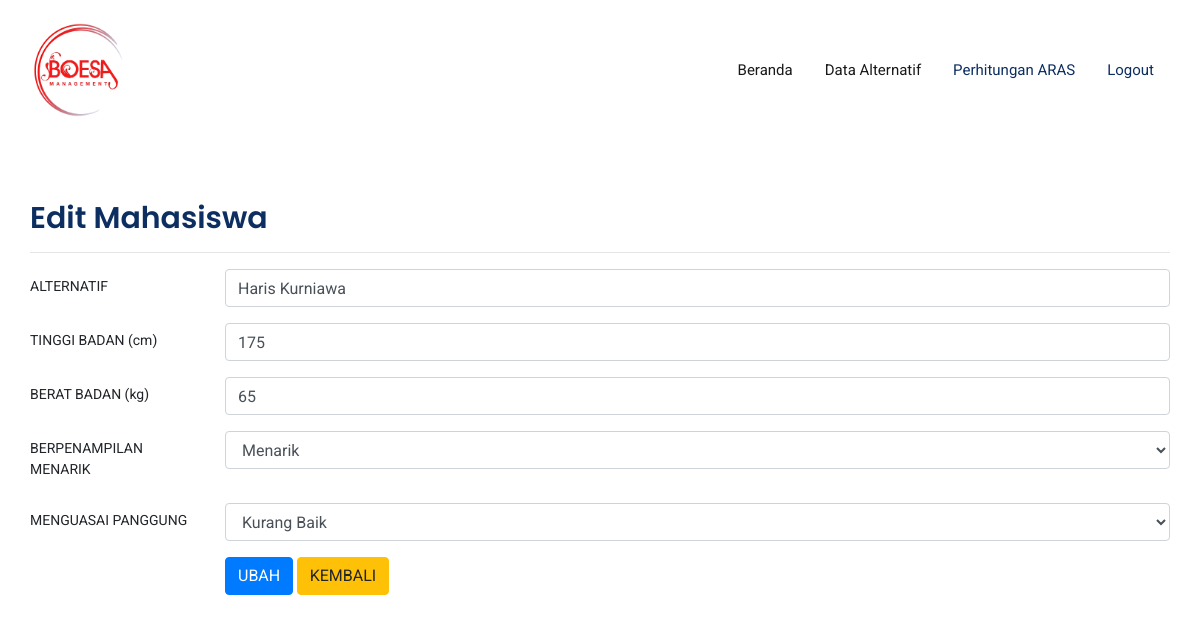
Page /crud/ubah/edit.php?id=1 (signed in) on the committed database.
### tables this page shows
CREATE TABLE `data_primer` (
  `id` int(11) NOT NULL,
  `alternatif` varchar(50) NOT NULL,
  `tinggi_badan` int(10) NOT NULL,
  `berat_badan` int(5) NOT NULL,
  `berpenampilan_menarik` varchar(15) NOT NULL,
  `menguasai_panggung` varchar(15) NOT NULL
);

### crud/ubah/edit.php (the view, shortened to what this page needs)
<?php
if(isset($_SESSION['username'])){
?>
<?php include('../../koneksi/koneksi.php'); ?>
<!DOCTYPE html>
<html>
<head>
	<link rel="stylesheet" href="../../bootstrap/css/bootstrap.min.css">
    <link rel="stylesheet" href="../../css/bootstrap.min.css">
    <link rel="stylesheet" href="../../css/animate.css">
    <link rel="stylesheet" href="../../css/owl.carousel.min.css">
    <link rel="stylesheet" href="../../css/themify-icons.css">
    <link rel="stylesheet" href="../../css/flaticon.css">
    <link rel="stylesheet" href="../../css/magnific-popup.css">
    <link rel="stylesheet" href="../../css/slick.css">
    <link rel="stylesheet" href="../../css/style.css">
</head>
<body>
    <header class="main_menu home_menu">
        <div class="container">
            <div class="row align-items-center">
                <div class="col-lg-12">
                    <nav class="navbar navbar-expand-lg navbar-light">
                        <a class="navbar-brand" href="../../index.php"> <img src="../../img/logo.png" alt="logo" width="100" height="100"> </a>
                        <div class="collapse navbar-collapse main-menu-item justify-content-end"
                            id="navbarSupportedContent">
                            <ul class="navbar-nav align-items-center">
                                <li class="nav-item active">
                                    <a class="nav-link" href="../../index.php">Beranda</a>
                                </li>
                                <li class="nav-item active">
                                    <a class="nav-link" href="../tampil/tampil.php">Data Alternatif</a>
                                </li>
                                <li class="nav-item">
                                    <a class="nav-link" href="../..//hitung/hitung.php">Perhitungan ARAS</a>
                                </li>
								<li class="nav-item">
									<a class="nav-link" href="../../logout/logout.php">Logout</a>
								</li>
                            </ul>
                        </div>
                    </nav>
                </div>
            </div>
        </div>
    </header>
	<div class="container" style="margin-top:200px">
		<h2>Edit Mahasiswa</h2>
		<hr>
		<?php
		if(isset($_GET['id'])){
			$id = $_GET['id'];
			$select = mysqli_query($koneksi, "SELECT * FROM data_primer WHERE id='$id'") or die(mysqli_error($koneksi));
			if(mysqli_num_rows($select) == 0){
				echo '<div class="alert alert-warning">ID tidak Baik dalam database.</div>';
				exit();
			}else{
				$data = mysqli_fetch_assoc($select);
			}
		}
		?>
		<form action="edit.php?id=<?php echo $id; ?>" method="post">
			<div class="form-group row">
				<label class="col-sm-2 col-form-label">ALTERNATIF</label>
				<div class="col-sm-10">
					<input type="text" name="alternatif" class="form-control" value="<?php echo $data['alternatif']; ?>" required>
				</div>
			</div>
			<div class="form-group row">
				<label class="col-sm-2 col-form-label">TINGGI BADAN (cm)</label>
				<div class="col-sm-10">
					<input type="text" name="tinggi_badan" class="form-control" value="<?php echo $data['tinggi_badan']; ?>" required>
				</div>
			</div>
			<div class="form-group row">
				<label class="col-sm-2 col-form-label">BERAT BADAN (kg)</label>
				<div class="col-sm-10">
					<input type="text" name="berat_badan" class="form-control" value="<?php echo $data['berat_badan']; ?>" required>
				</div>
			</div>
			<div class="form-group row">
				<label class="col-sm-2 col-form-label">BERPENAMPILAN MENARIK</label>
				<div class="col-sm-10">
					<select name="berpenampilan_menarik" class="form-control" required>
						<option value="Menarik" <?php if($data['berpenampilan_menarik'] == 'Menarik'){ echo 'selected'; } ?>>Menarik</option>
					</select>
				</div>
			</div>
			<div class="form-group row">
				<label class="col-sm-2 col-form-label">MENGUASAI PANGGUNG</label>
				<div class="col-sm-10">
					<select name="menguasai_panggung" class="form-control" required>
						<option value="Kurang Baik" <?php if($data['menguasai_panggung'] == 'Kurang Baik'){ echo 'selected'; } ?>>Kurang Baik</option>
					</select>
				</div>
			</div>
			<div class="form-group row">
				<label class="col-sm-2 col-form-label">&nbsp;</label>
				<div class="col-sm-10">
					<input type="submit" name="submit" class="btn btn-primary" value="UBAH">
					<a href="../../crud/tampil/tampil.php" class="btn btn-warning">KEMBALI</a>
				</div>
			</div>
		</form>
	</div>
</body>
</html>
<?php
}else{
echo "<script language=\"javascript\">alert(\"Silahkan Login Terlebih Dahulu\");document.location.href='../login/index.php';</script>";
}
?>

### rows in the picture
data_primer: alternatif "Haris Kurniawa", tinggi_badan "175", berat_badan "65", berpenampilan_menarik "Menarik", menguasai_panggung "Kurang Baik"
